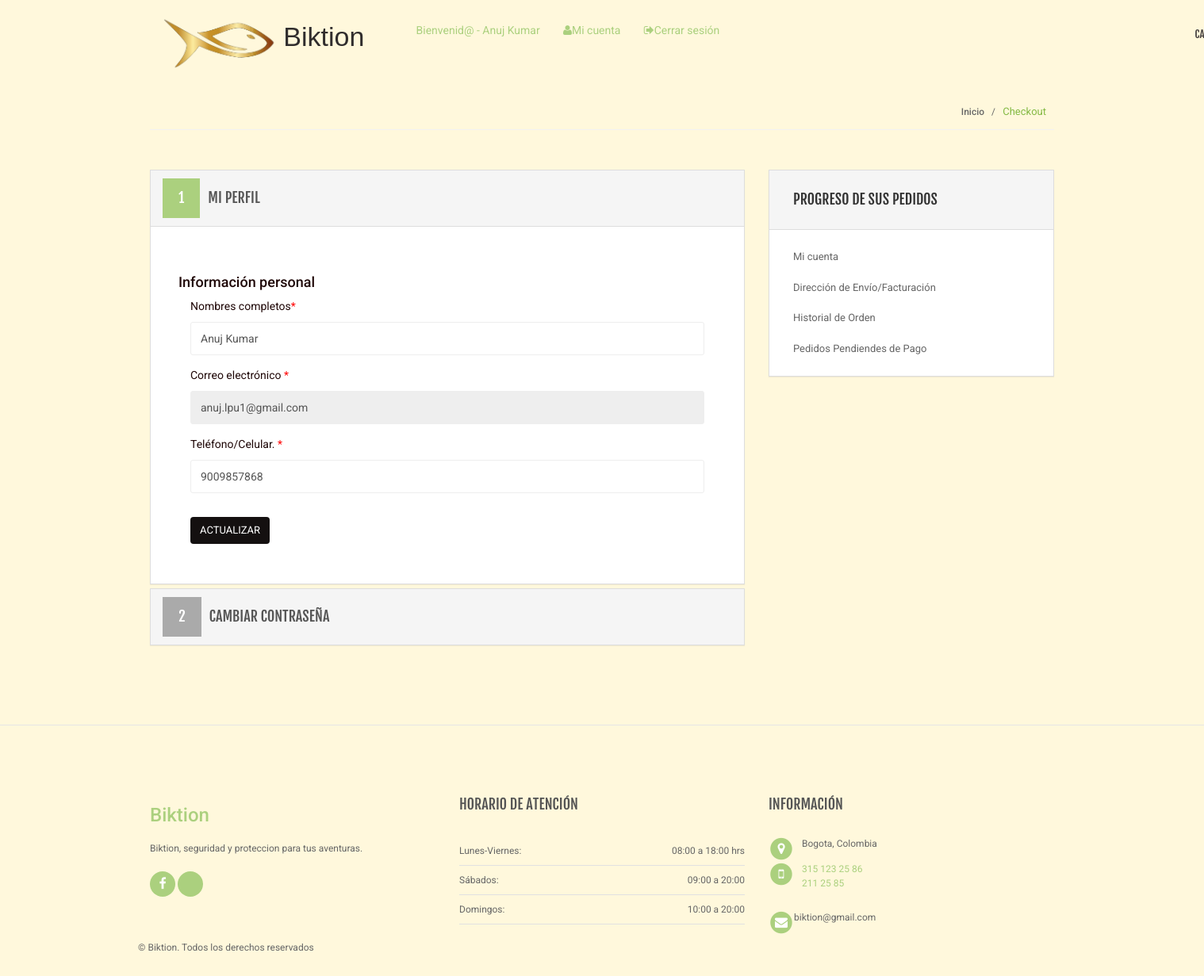
Page /my-account.php (signed in) on the committed database.
### tables this page shows
CREATE TABLE `users` (
  `id` int(11) NOT NULL,
  `name` varchar(255) DEFAULT NULL,
  `email` varchar(255) DEFAULT NULL,
  `contactno` bigint(11) DEFAULT NULL,
  `password` varchar(255) DEFAULT NULL,
  `shippingAddress` longtext DEFAULT NULL,
  `shippingState` varchar(255) DEFAULT NULL,
  `shippingCity` varchar(255) DEFAULT NULL,
  `shippingPincode` int(11) DEFAULT NULL,
  `billingAddress` longtext DEFAULT NULL,
  `billingState` varchar(255) DEFAULT NULL,
  `billingCity` varchar(255) DEFAULT NULL,
  `billingPincode` int(11) DEFAULT NULL,
  `regDate` timestamp NOT NULL DEFAULT current_timestamp(),
  `updationDate` varchar(255) DEFAULT NULL
);

### my-account.php (the view, shortened to what this page needs)
<?php
include('includes/config.php');
if(strlen($_SESSION['login'])==0)
    {
header('location:index.php');
}
else{
?>
<!DOCTYPE html>
<html lang="es">
	<head>
	    <link rel="stylesheet" href="assets/css/bootstrap.min.css">
	    <link rel="stylesheet" href="assets/css/main.css">
	    <link rel="stylesheet" href="assets/css/green.css">
	    <link rel="stylesheet" href="assets/css/owl.carousel.css">
		<link rel="stylesheet" href="assets/css/owl.transitions.css">
		<link href="assets/css/lightbox.css" rel="stylesheet">
		<link rel="stylesheet" href="assets/css/animate.min.css">
		<link rel="stylesheet" href="assets/css/rateit.css">
		<link rel="stylesheet" href="assets/css/bootstrap-select.min.css">
		<link rel="stylesheet" href="assets/css/config.css">
		<link href="assets/css/green.css" rel="alternate stylesheet" title="Green color">
		<link href="assets/css/blue.css" rel="alternate stylesheet" title="Blue color">
		<link href="assets/css/red.css" rel="alternate stylesheet" title="Red color">
		<link href="assets/css/orange.css" rel="alternate stylesheet" title="Orange color">
		<link href="assets/css/dark-green.css" rel="alternate stylesheet" title="Darkgreen color">
		<link rel="stylesheet" href="assets/css/font-awesome.min.css">
	</head>
    <body class="cnt-home">
<header class="header-style-1">
<?php include('includes/main-header.php');?>
</header>
<div class="breadcrumb">
	<div class="container">
		<div class="breadcrumb-inner">
			<ul class="list-inline list-unstyled">
				<li><a href="#">Inicio</a></li>
				<li class='active'>Checkout</li>
			</ul>
		</div>
	</div>
</div>
<div class="body-content outer-top-bd">
	<div class="container">
		<div class="checkout-box inner-bottom-sm">
			<div class="row">
				<div class="col-md-8">
					<div class="panel-group checkout-steps" id="accordion">
<div class="panel panel-default checkout-step-01">
		<div class="panel-heading">
    	<h4 class="unicase-checkout-title">
	        <a data-toggle="collapse" class="" data-parent="#accordion" href="#collapseOne">
	          <span>1</span>Mi Perfil
	        </a>
	     </h4>
    </div>
	<div id="collapseOne" class="panel-collapse collapse in">
	    <div class="panel-body">
			<div class="row">
<h4>Información personal</h4>
				<div class="col-md-12 col-sm-12 already-registered-login">
<?php
$query=mysqli_query($con,"select * from users where id='".$_SESSION['id']."'");
while($row=mysqli_fetch_array($query))
{
?>
					<form class="register-form" role="form" method="post">
<div class="form-group">
					    <label class="info-title" for="name">Nombres completos<span>*</span></label>
					    <input type="text" class="form-control unicase-form-control text-input" value="<?php echo $row['name'];?>" id="name" name="name" required="required">
					  </div>
						<div class="form-group">
					    <label class="info-title" for="exampleInputEmail1">Correo electrónico <span>*</span></label>
			 <input type="email" class="form-control unicase-form-control text-input" id="exampleInputEmail1" value="<?php echo $row['email'];?>" readonly>
					  </div>
					  <div class="form-group">
					    <label class="info-title" for="Contact No.">Teléfono/Celular. <span>*</span></label>
					    <input type="text" class="form-control unicase-form-control text-input" id="contactno" name="contactno" required="required" value="<?php echo $row['contactno'];?>"  maxlength="10">
					  </div>
					  <button type="submit" name="update" class="btn-upper btn btn-primary checkout-page-button">Actualizar</button>
					</form>
					<?php } ?>
				</div>
			</div>
		</div>
	</div>
</div>
					  	<div class="panel panel-default checkout-step-02">
						    <div class="panel-heading">
						      <h4 class="unicase-checkout-title">
						        <a data-toggle="collapse" class="collapsed" data-parent="#accordion" href="#collapseTwo">
						          <span>2</span>Cambiar contraseña
						        </a>
						      </h4>
						    </div>
					  	</div>
					</div>
				</div>
			<?php include('includes/myaccount-sidebar.php');?>
			</div>
		</div>
</div>
</div>
<?php include('includes/footer.php');?>
</body>
</html>
<?php } ?>

### assets/css/green.css (style rules this page uses)
a { color: #abd07e; }
.breadcrumb ul li.active { color: #84b943; }
.checkout-box .checkout-steps .panel .panel-heading .unicase-checkout-title > a:not(.collapsed) span { background-color: #abd07e; }

### assets/css/lightbox.css (style rules this page uses)
body:after { content: url(../images/close.png) url(../images/loading.gif) url(../images/prev.png) url(../images/next.png); display: none; }

### assets/css/blue.css (style rules this page uses)
a { color: #3498db; }
.breadcrumb ul li.active { color: #1d6ca1; }
.checkout-box .checkout-steps .panel .panel-heading .unicase-checkout-title > a:not(.collapsed) span { background-color: #3498db; }

### assets/css/red.css (style rules this page uses)
a { color: #ff6c6c; }
.breadcrumb ul li.active { color: #ff1a1a; }
.checkout-box .checkout-steps .panel .panel-heading .unicase-checkout-title > a:not(.collapsed) span { background-color: #ff6c6c; }

### assets/css/orange.css (style rules this page uses)
a { color: #f39c12; }
.breadcrumb ul li.active { color: #ab6c09; }
.checkout-box .checkout-steps .panel .panel-heading .unicase-checkout-title > a:not(.collapsed) span { background-color: #f39c12; }

### assets/css/dark-green.css (style rules this page uses)
a { color: #12cca7; }
.breadcrumb ul li.active { color: #0b816a; }
.checkout-box .checkout-steps .panel .panel-heading .unicase-checkout-title > a:not(.collapsed) span { background-color: #12cca7; }

### rows in the picture
users: name "Anuj Kumar", email "anuj.lpu1@gmail.com", contactno "9009857868"

### other values in the picture
$_SESSION['username'] "Anuj Kumar"
